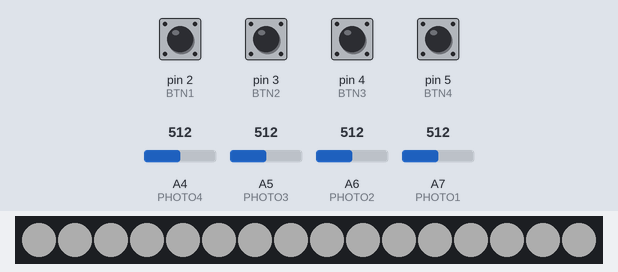
A program run on a simulated Arduino Nano, built with avr-gcc and run on an emulated ATmega328P. On the bench: 16 RGB LEDs in strip order, left to right. Inputs (shaded band) come from the test bench; at power-on: pin 2 (BTN1), pin 3 (BTN2), pin 4 (BTN3), pin 5 (BTN4) HIGH, A4 (PHOTO4) = 512, A5 (PHOTO3) = 512, A6 (PHOTO2) = 512, A7 (PHOTO1) = 512. Dim RGB values are drawn brighter than linear; what the program prints to the serial monitor is not drawn.

Above: at 2.4 s.
2.5 s: pin 5 (BTN4) pulled LOW for 1.95 s
At 3.41 s:
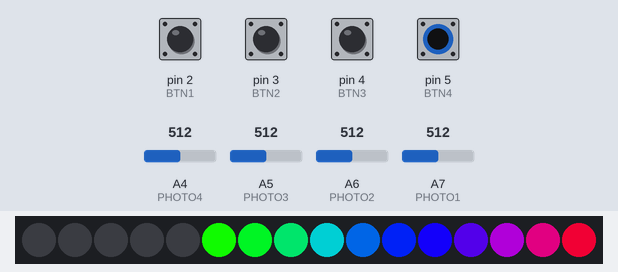
5.9 s: pin 5 (BTN4) driven LOW
8.4 s: pin 2 (BTN1) pulled LOW for 1.95 s
At 10.7 s:
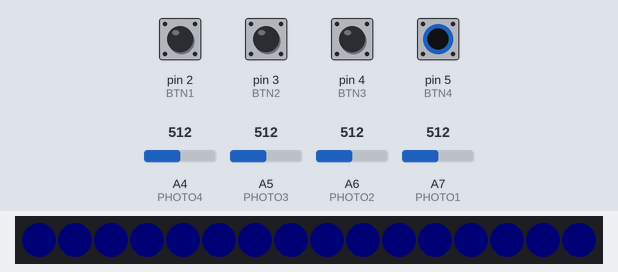
11.8 s: pin 3 (BTN2) pulled LOW for 1.95 s
At 14.6 s:
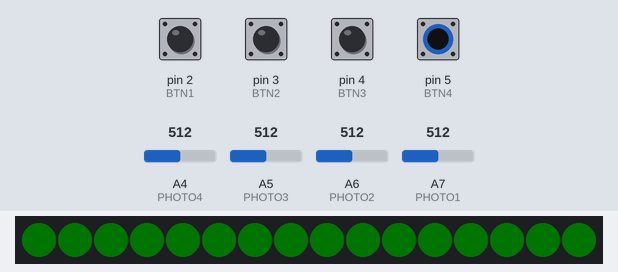
15.2 s: pin 5 (BTN4) driven HIGH
20.5 s: pin 4 (BTN3) pulled LOW for 1.95 s
At 24.2 s:
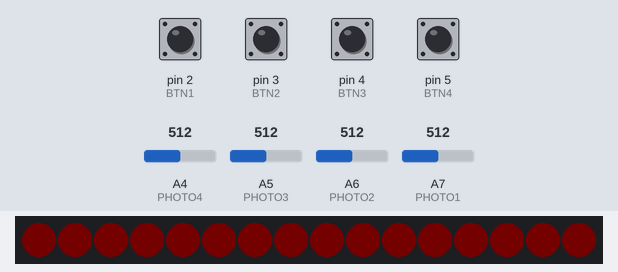

The program:

main.cpp
```cpp
/******************************************************************************/
/* main.cpp                                                 Data: 18/01/2018  */
/* Descrizione: primo programma di esempio per il progetto                    */
/*              school_shield sviluppato al FabLab Valsamoggia                */
/* Versione:    0.00                                                          */
/* Modifiche:                                                                 */
/*              Christian Corsetti (18/01/2018)                               */
/*              Creazione programma                                           */
/*              Christian Corsetti (18/01/2018)                               */
/*              Test dei tasti e aggiunta funzioni separate per la gestione   */
/******************************************************************************/

/*----------------------------------------------------------------------------*/
/* Includes                                                                   */
/*----------------------------------------------------------------------------*/
#include <Arduino.h>
#include <Adafruit_NeoPixel.h>
#include "def.h"
#include <Timer.h>
/*----------------------------------------------------------------------------*/
/* Defines                                                                    */
/*----------------------------------------------------------------------------*/
#define MATRIX_PLED         9           /* pin per i led (D9) */
#define MATRIX_NLED         16          /* numero di led nella matrice */

/*----------------------------------------------------------------------------*/
/* Variables                                                                  */
/*----------------------------------------------------------------------------*/
/*----------------------------*/
/* Classe per la gestione led */
/*----------------------------*/
Adafruit_NeoPixel matrix     ;
unsigned short timeout = 100 ; /* delay tra l'accesione di un led e l'altro */
uint32_t matrix_color        ; /* variabile colore matrice dei led */

const unsigned long PERIOD1 = 2000;    //one second
const unsigned long PERIOD2 = 10000;   //ten seconds
Timer t;                               //instantiate the timer object

typedef struct
{
  int32_t r;
  int32_t g;
  int32_t b;
}matrix_rgb_t;

matrix_rgb_t matrix_rgb;
int luminosity;
/*----------------------------------------------------------------------------*/
/* Prototypes                                                                 */
/*----------------------------------------------------------------------------*/
void whiteOverRainbow(uint8_t wait, uint8_t whiteSpeed, uint8_t whiteLength );
void print(void)
{
 // Serial.println(luminosity);
}
void setup()
{
    /* Init della variabile matrix */
    matrix = Adafruit_NeoPixel(MATRIX_NLED, MATRIX_PLED,
                               NEO_GRB + NEO_KHZ800);
    /* start della variabile matrix */
    matrix.begin();
    /* parto con i led spenti */
    matrix.show();
    /* colore iniziale dei led senza alcun tasto premuto */
    matrix_rgb.r = 50;
    matrix_rgb.g = 50;
    matrix_rgb.b = 50;
    luminosity = 1;
    matrix_color = matrix.Color(luminosity * matrix_rgb.r,
                                luminosity * matrix_rgb.g,
                                luminosity * matrix_rgb.b);

    /* init dei tasti */
    btns_init();
    /* init valori phts */
    phts_init();
    /* Init serial per debug */
    Serial.begin(9600);
    t.every(PERIOD1, print);
}

void loop()
{
    uint8_t btn;
    uint8_t pht;

    btn = btns_check_state(20);
    switch(btn)
    {
        case 1:
              matrix_rgb.r = 0;
              matrix_rgb.g = 0;
              matrix_rgb.b = 1;
              matrix_color = matrix.Color(luminosity * matrix_rgb.r,
                                          luminosity * matrix_rgb.g,
                                          luminosity * matrix_rgb.b);
              break;
        case 2:
              matrix_rgb.r = 0;
              matrix_rgb.g = 1;
              matrix_rgb.b = 0;
              matrix_color = matrix.Color(luminosity * matrix_rgb.r,
                                          luminosity * matrix_rgb.g,
                                          luminosity * matrix_rgb.b);
              break;
        case 3:
              matrix_rgb.r = 1;
              matrix_rgb.g = 0;
              matrix_rgb.b = 0;
              matrix_color = matrix.Color(luminosity * matrix_rgb.r,
                                          luminosity * matrix_rgb.g,
                                          luminosity * matrix_rgb.b);
              break;
        //case 4: matrix_color = matrix.Color(255, 51, 255); break;
        case 4:
              whiteOverRainbow(20, 75, 5);
              break;
    }

    for(int i = 0; i < MATRIX_NLED; i++)
    {
        matrix.setPixelColor(i, matrix_color);
        matrix.show();
        delay(timeout);
    }

    pht = phts_check_state();
    switch(pht)
    {
      case 1:
            Serial.println("case 1");
            if(luminosity < 255)
            {
              luminosity += 30;
              if(luminosity > 255)
              {
                  luminosity = 255;
              }
              matrix_color = matrix.Color(luminosity * matrix_rgb.r,
                                          luminosity * matrix_rgb.g,
                                          luminosity * matrix_rgb.b);
            }
            pht = 0;
            break;
    case 2:
          Serial.println("case 2");
          if(luminosity < 255)
          {
            luminosity += 10;
            if(luminosity > 255)
            {
                luminosity = 255;
            }
            matrix_color = matrix.Color(luminosity * matrix_rgb.r,
                                        luminosity * matrix_rgb.g,
                                        luminosity * matrix_rgb.b);
          }
          pht = 0;
          break;
      case 3:
            Serial.println("case 3");
            if(luminosity > 10)
            {
                luminosity -= 10;
                if(luminosity < 10)
                    luminosity = 10;
                matrix_color = matrix.Color(luminosity * matrix_rgb.r,
                                            luminosity * matrix_rgb.g,
                                            luminosity * matrix_rgb.b);
            }
            pht = 0;
            break;
    case 4:
    Serial.println("case 4");
          if(luminosity > 10)
          {
              luminosity -= 30;
              if(luminosity < 10)
                  luminosity = 10;
              matrix_color = matrix.Color(luminosity * matrix_rgb.r,
                                          luminosity * matrix_rgb.g,
                                          luminosity * matrix_rgb.b);
          }
          pht = 0;
          break;
    default:
            Serial.println("nessun case");
            break;
    }

    t.update();
}
// dato in input un valore tra 0 e 255 restituisce un valore rgb
uint32_t Wheel(byte WheelPos)
{
    WheelPos = 255 - WheelPos;
    if(WheelPos < 85)
    {
        return matrix.Color(255 - WheelPos * 3, 0, WheelPos * 3,0);
    }
    if(WheelPos < 170)
    {
        WheelPos -= 85;
        return matrix.Color(0, WheelPos * 3, 255 - WheelPos * 3,0);
    }
    WheelPos -= 170;
    return matrix.Color(WheelPos * 3, 255 - WheelPos * 3, 0,0);
}

// gioco di colori
void whiteOverRainbow(uint8_t wait, uint8_t whiteSpeed, uint8_t whiteLength )
{
    if(whiteLength >= matrix.numPixels())
    {
        whiteLength = matrix.numPixels() - 1;
    }

      int head = whiteLength - 1;
      int tail = 0;

      int loops = 3;
      int loopNum = 0;

      static unsigned long lastTime = 0;


      while(true){
        for(int j=0; j<256; j++) {
          for(uint16_t i=0; i<matrix.numPixels(); i++) {
            if((i >= tail && i <= head)   ||
               (tail > head && i >= tail) ||
               (tail > head && i <= head) )
               {
                  matrix.setPixelColor(i, matrix.Color(0,0,0, 255 ) );
               }
            else{
              matrix.setPixelColor(i, Wheel(((i * 256 / matrix.numPixels()) + j) & 255));
            }

          }

          if(millis() - lastTime > whiteSpeed) {
            head++;
            tail++;
            if(head == matrix.numPixels()){
              loopNum++;
            }
            lastTime = millis();
          }

          if(loopNum == loops) return;

          head%=matrix.numPixels();
          tail%=matrix.numPixels();
            matrix.show();
            delay(wait);
        }
      }

}
```

button.cpp
```cpp
/******************************************************************************/
/* button.cpp                                               Data: 18/01/2018  */
/* Descrizione: funzioni per la gestione dei tasti per la scheda              */
/*              school_shield sviluppata al FabLab Valsamoggia.               */
/* Versione:    0.00                                                          */
/* Modifiche:                                                                 */
/*              Christian Corsetti (18/01/2018)                               */
/*              Creazione programma                                           */
/*              Christian Corsetti (18/01/2018)                               */
/*              creata funzione btns_check_state                              */
/*              Christian Corsetti (18/01/2018)                               */
/*              creata funzione btns_init                                     */
/******************************************************************************/

/*----------------------------------------------------------------------------*/
/* Includes                                                                   */
/*----------------------------------------------------------------------------*/
#include <Arduino.h>
#include "def.h"

/*----------------------------------------------------------------------------*/
/* Defines                                                                    */
/*----------------------------------------------------------------------------*/

/*----------------------------------------------------------------------------*/
/* Variables                                                                  */
/*----------------------------------------------------------------------------*/

/*----------------------------*/
/* Variabili per i tasti      */
/*----------------------------*/
btn_state_t btn1;
btn_state_t btn2;
btn_state_t btn3;
btn_state_t btn4;
/*----------------------------------------------------------------------------*/
/* Prototypes                                                                 */
/*----------------------------------------------------------------------------*/
/*----------------------------------------------------------------------------*/
/* btns_init                                                                  */
/* Descrizione:     inizializza i tasti come input                            */
/* Parametri input: void                                                      */
/* Parametri out:   void                                                      */
/*----------------------------------------------------------------------------*/
void btns_init(void)
{
    /* Init dei tasti come parametri di input */
    pinMode(BTN1, INPUT);
    pinMode(BTN2, INPUT);
    pinMode(BTN3, INPUT);
    pinMode(BTN4, INPUT);
}
uint8_t btns_check_state(uint16_t debounce)
{
    /*-------------------------------------------------*/
    /*                    TASTO 1                      */
    /*-------------------------------------------------*/
    /* leggo il valore del tasto */
    btn1.val = digitalRead(BTN1);
    /* controllo sia diverso dal valore letto prima */
    if((btn1.val == LOW) && (btn1.old_val == HIGH))
    {
        /* debounce del tasto */
        delay(debounce);
        /* rilettura del tasto */
        btn1.val = digitalRead(BTN1);
        if(btn1.val == LOW)
        {
            return(1);
        }
    }
    /*-------------------------------------------------*/
    /*                    TASTO 2                      */
    /*-------------------------------------------------*/
    /* leggo il valore del tasto */
    btn2.val = digitalRead(BTN2);
    /* controllo sia diverso dal valore letto prima */
    if((btn2.val == LOW) && (btn2.old_val == HIGH))
    {
        /*debounce del tasto */
        delay(debounce);
        /* rilettura del tasto */
        btn2.val = digitalRead(BTN2);
        if(btn2.val == LOW)
        {
            return(2);
        }
    }
    /*-------------------------------------------------*/
    /*                    TASTO 3                      */
    /*-------------------------------------------------*/
    /* leggo il valore del tasto */
    btn3.val = digitalRead(BTN3);
    /* controllo sia diverso dal valore letto prima */
    if((btn3.val == LOW) && (btn3.old_val == HIGH))
    {
        /*debounce del tasto */
        delay(debounce);
        /* rilettura del tasto */
        btn3.val = digitalRead(BTN3);
        if(btn3.val == LOW)
        {
            return(3);
        }
    }
    /*-------------------------------------------------*/
    /*                    TASTO 4                      */
    /*-------------------------------------------------*/
    /* leggo il valore del tasto */
    btn4.val = digitalRead(BTN4);
    /* controllo sia diverso dal valore letto prima */
    if((btn4.val == LOW) && (btn4.old_val == HIGH))
    {
        /*debounce del tasto */
        delay(debounce);
        /* rilettura del tasto */
        btn4.val = digitalRead(BTN4);
        if(btn4.val == LOW)
        {
            return(4);
        }
    }
    /* setto il valore letto come vecchio valore */
    btn1.old_val = btn1.val;
    btn2.old_val = btn2.val;
    btn3.old_val = btn3.val;
    btn4.old_val = btn4.val;
    return(0);
}
```

def.h
```cpp
/******************************************************************************/
/* def.h                                                    Data: 18/01/2018  */
/* Descrizione: definizioni condivise per il firmware del progetto            */
/*              school_shield sviluppato al FabLab Valsamoggia.               */
/*              Sono definiti tutti i vari pin utilizzati in tutto il         */
/*              il programma, le strutture dedicate e alcuni prototipi        */
/*              di funzione                                                   */
/* Versione:    0.00                                                          */
/* Modifiche:                                                                 */
/*              Christian Corsetti (18/01/2018)                               */
/*              Creazione programma                                           */
/*              Christian Corsetti (18/01/2018)                               */
/*              Aggiunta funzione per il check dello stato dei tasti          */
/******************************************************************************/
/*----------------------------------------------------------------------------*/
/* Defines                                                                    */
/*----------------------------------------------------------------------------*/
#ifndef _DEF
#define _DEF
#define BTN1                2
#define BTN2                3
#define BTN3                4
#define BTN4                5

#define PHOTO1              A7
#define PHOTO2              A6
#define PHOTO3              A5
#define PHOTO4              A4

#define VREF                5.0
/*----------------------------------------------------------------------------*/
/* Variables                                                                  */
/*----------------------------------------------------------------------------*/
/*----------------------------*/
/* struttura gestione tasti   */
/*----------------------------*/
typedef struct
{
    bool val     ; /* valore attuale in lettura */
    bool old_val ; /* vecchio valore letto */
}btn_state_t;

/*----------------------------*/
/* struttura gestione photoR  */
/*----------------------------*/
typedef struct
{
    int val     ; /* valore attuale in lettura */
    float old_val ; /* vecchio valore letto */
}phts_t;

/*----------------------------------------------------------------------------*/
/* Prototypes                                                                 */
/*----------------------------------------------------------------------------*/
void btns_init(void);
uint8_t btns_check_state(uint16_t debounce);
uint8_t phts_check_state(void);
void phts_init(void);
#endif
```

Source omitted: photor.cpp (3212 bytes)

Measured:
- after the input at 2.5 s, the LEDs: change after 0.76 s (image 1)
- after the input at 8.4 s, the LEDs: first differ from a run without the input after 0.15 s (image 2 shows a later state)
- after the input at 11.8 s, the LEDs: first change at once (image 3 shows a later state)
- after the input at 20.5 s, the LEDs: first change after 1.5 s (image 4 shows a later state)
